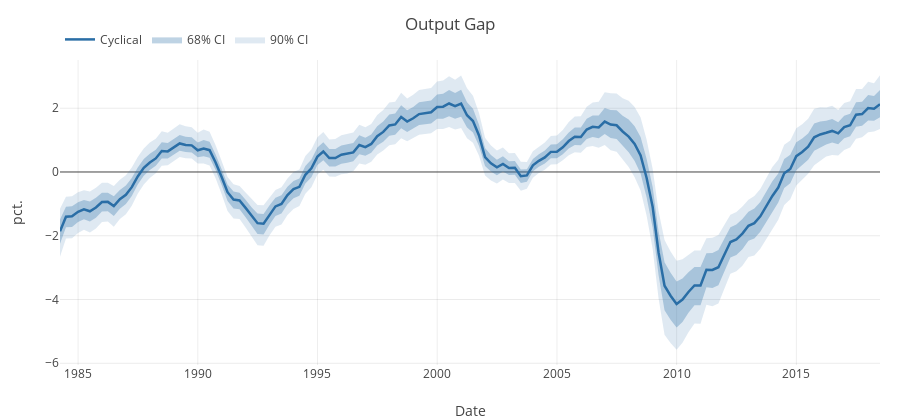
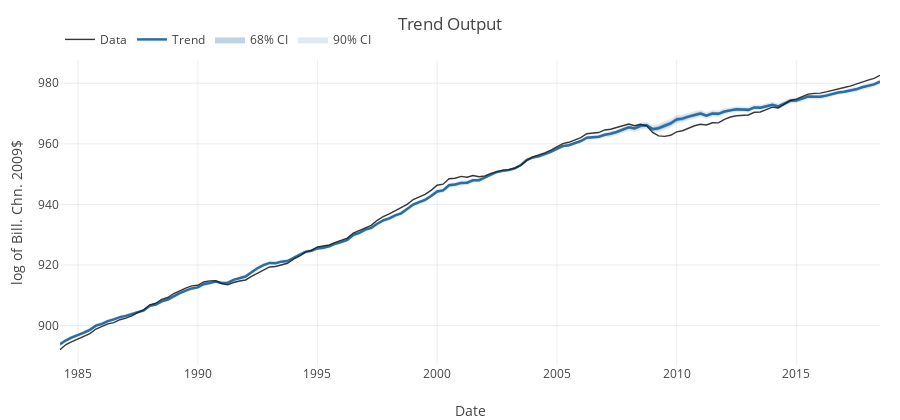
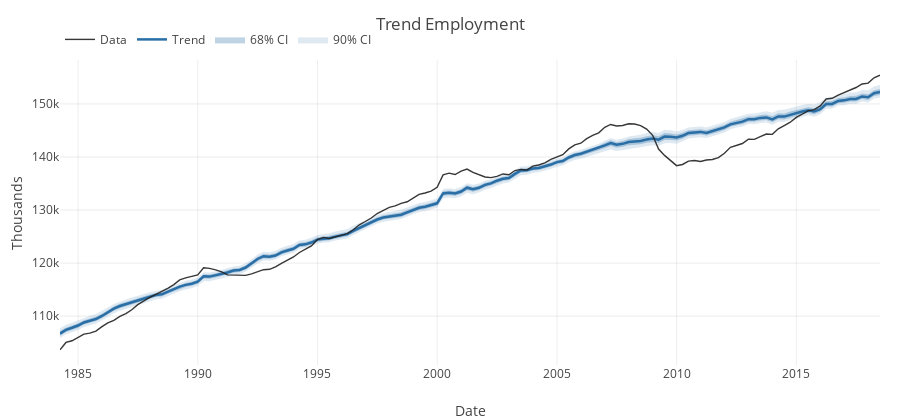
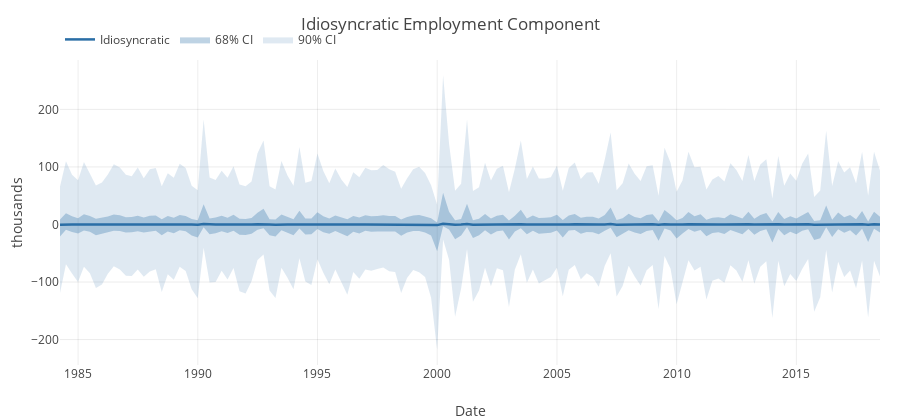

Notebook code cell kept with these figures, in order:
### Code cell
main_color = "#2A6EA6"                    # median line
band68     = "rgba(42,110,166,0.30)"      # inner band
band90     = "rgba(42,110,166,0.15)"      # outer band
data_color = "#222222"                    # raw data

# ============= Business Cyclical =============
plt_cycle = Plot([
    scatter(x=date, y=α_05[C_ind,:].*σʸ[1], mode="lines",
            line=attr(color="rgba(0,0,0,0)"), hoverinfo="skip", showlegend=false),
    scatter(x=date, y=α_95[C_ind,:].*σʸ[1], mode="lines", name="90% CI",
            fill="tonexty", fillcolor=band90, line=attr(color="rgba(0,0,0,0)")),
    scatter(x=date, y=α_16[C_ind,:].*σʸ[1], mode="lines",
            line=attr(color="rgba(0,0,0,0)"), hoverinfo="skip", showlegend=false),
    scatter(x=date, y=α_84[C_ind,:].*σʸ[1], mode="lines", name="68% CI",
            fill="tonexty", fillcolor=band68, line=attr(color="rgba(0,0,0,0)")),
    scatter(x=date, y=α_med[C_ind,:].*σʸ[1], mode="lines", name="Cyclical",
            line=attr(color=main_color, width=2.5))
],
Layout(
    title="Output Gap", template="plotly_white", hovermode="x unified",
    width=900, height=420, margin=attr(l=60,r=20,t=60,b=55),
    xaxis=attr(title="Date", showgrid=true, zeroline=true),
    yaxis=attr(title="pct.", gridcolor="rgba(0,0,0,0.08)", zeroline=true),
    legend=attr(orientation="h", x=0.0, y=1.02, yanchor="bottom", bgcolor="rgba(0,0,0,0)")
))
display(plt_cycle)


# ============= Trend output + Data =============
plt_trend = Plot([
    # 90% band (lower then upper, fill to next y)
    scatter(x=date, y=α_05[τ_y,:].*σʸ[1], mode="lines",
            line=attr(color="rgba(0,0,0,0)"), hoverinfo="skip", showlegend=false),
    scatter(x=date, y=α_95[τ_y,:].*σʸ[1], mode="lines", name="90% CI",
            fill="tonexty", fillcolor=band90, line=attr(color="rgba(0,0,0,0)")),
    # 68% band
    scatter(x=date, y=α_16[τ_y,:].*σʸ[1], mode="lines",
            line=attr(color="rgba(0,0,0,0)"), hoverinfo="skip", showlegend=false),
    scatter(x=date, y=α_84[τ_y,:].*σʸ[1], mode="lines", name="68% CI",
            fill="tonexty", fillcolor=band68, line=attr(color="rgba(0,0,0,0)")),
    # median & data
    scatter(x=date, y=α_med[τ_y,:].*σʸ[1], mode="lines", name="Trend",
            line=attr(color=main_color, width=2.5)),
    scatter(x=date, y=y, mode="lines", name="Data",
            line=attr(color=data_color, width=1.4), opacity=0.9)
],
Layout(
    title="Trend Output", template="plotly_white", hovermode="x unified",
    width=900, height=420, margin=attr(l=60,r=20,t=60,b=55),
    xaxis=attr(title="Date", showgrid=true, zeroline=false),
    yaxis=attr(title="log of Bill. Chn. 2009\$", gridcolor="rgba(0,0,0,0.08)", zeroline=false),
    legend=attr(orientation="h", x=0.0, y=1.02, yanchor="bottom", bgcolor="rgba(0,0,0,0)")
))
display(plt_trend)

# ============= Idiosyncratic output =============
plt_idio = Plot([
    scatter(x=date, y=α_05[yC_ind,:].*σʸ[1], mode="lines",
            line=attr(color="rgba(0,0,0,0)"), hoverinfo="skip", showlegend=false),
    scatter(x=date, y=α_95[yC_ind,:].*σʸ[1], mode="lines", name="90% CI",
            fill="tonexty", fillcolor=band90, line=attr(color="rgba(0,0,0,0)")),
    scatter(x=date, y=α_16[yC_ind,:].*σʸ[1], mode="lines",
            line=attr(color="rgba(0,0,0,0)"), hoverinfo="skip", showlegend=false),
    scatter(x=date, y=α_84[yC_ind,:].*σʸ[1], mode="lines", name="68% CI",
            fill="tonexty", fillcolor=band68, line=attr(color="rgba(0,0,0,0)")),
    scatter(x=date, y=α_med[yC_ind,:].*σʸ[1], mode="lines", name="Idiosyncratic",
            line=attr(color=main_color, width=2.5))
],
Layout(
    title="Idiosyncratic Output Component", template="plotly_white", hovermode="x unified",
    width=900, height=420, margin=attr(l=60,r=20,t=60,b=55),
    xaxis=attr(title="Date", showgrid=true, zeroline=false),
    yaxis=attr(title="pct.", gridcolor="rgba(0,0,0,0.08)", zeroline=false),
    legend=attr(orientation="h", x=0.0, y=1.02, yanchor="bottom", bgcolor="rgba(0,0,0,0)")
))

# ============= Trend employment =============
plt_trend = Plot([
    # 90% band (lower then upper, fill to next y)
    scatter(x=date, y=α_05[τ_e,:].*σʸ[2], mode="lines",
            line=attr(color="rgba(0,0,0,0)"), hoverinfo="skip", showlegend=false),
    scatter(x=date, y=α_95[τ_e,:].*σʸ[2], mode="lines", name="90% CI",
            fill="tonexty", fillcolor=band90, line=attr(color="rgba(0,0,0,0)")),
    # 68% band
    scatter(x=date, y=α_16[τ_e,:].*σʸ[2], mode="lines",
            line=attr(color="rgba(0,0,0,0)"), hoverinfo="skip", showlegend=false),
    scatter(x=date, y=α_84[τ_e,:].*σʸ[2], mode="lines", name="68% CI",
            fill="tonexty", fillcolor=band68, line=attr(color="rgba(0,0,0,0)")),
    # median & data
    scatter(x=date, y=α_med[τ_e,:].*σʸ[2], mode="lines", name="Trend",
            line=attr(color=main_color, width=2.5)),
    scatter(x=date, y=e_data, mode="lines", name="Data",
            line=attr(color=data_color, width=1.4), opacity=0.9)
],
Layout(
    title="Trend Employment", template="plotly_white", hovermode="x unified",
    width=900, height=420, margin=attr(l=60,r=20,t=60,b=55),
    xaxis=attr(title="Date", showgrid=true, zeroline=false),
    yaxis=attr(title="Thousands", gridcolor="rgba(0,0,0,0.08)", zeroline=false),
    legend=attr(orientation="h", x=0.0, y=1.02, yanchor="bottom", bgcolor="rgba(0,0,0,0)")
))
display(plt_trend)

# ============= Idiosyncratic employment =============
plt_idio = Plot([
    scatter(x=date, y=α_05[eC_ind,:].*σʸ[2], mode="lines",
            line=attr(color="rgba(0,0,0,0)"), hoverinfo="skip", showlegend=false),
    scatter(x=date, y=α_95[eC_ind,:].*σʸ[2], mode="lines", name="90% CI",
            fill="tonexty", fillcolor=band90, line=attr(color="rgba(0,0,0,0)")),
    scatter(x=date, y=α_16[eC_ind,:].*σʸ[2], mode="lines",
            line=attr(color="rgba(0,0,0,0)"), hoverinfo="skip", showlegend=false),
    scatter(x=date, y=α_84[eC_ind,:].*σʸ[2], mode="lines", name="68% CI",
            fill="tonexty", fillcolor=band68, line=attr(color="rgba(0,0,0,0)")),
    scatter(x=date, y=α_med[eC_ind,:].*σʸ[2], mode="lines", name="Idiosyncratic",
            line=attr(color=main_color, width=2.5))
],
Layout(
    title="Idiosyncratic Employment Component", template="plotly_white", hovermode="x unified",
    width=900, height=420, margin=attr(l=60,r=20,t=60,b=55),
    xaxis=attr(title="Date", showgrid=true, zeroline=false),
    yaxis=attr(title="thousands", gridcolor="rgba(0,0,0,0.08)", zeroline=false),
    legend=attr(orientation="h", x=0.0, y=1.02, yanchor="bottom", bgcolor="rgba(0,0,0,0)")
))
display(plt_idio)

# ============= Trend Unemployment ============= 
plt_trend = Plot([
    # 90% band (lower then upper, fill to next y)
    scatter(x=date, y=α_05[τ_u,:].*σʸ[3], mode="lines",
            line=attr(color="rgba(0,0,0,0)"), hoverinfo="skip", showlegend=false),
    scatter(x=date, y=α_95[τ_u,:].*σʸ[3], mode="lines", name="90% CI",
            fill="tonexty", fillcolor=band90, line=attr(color="rgba(0,0,0,0)")),
    # 68% band
    scatter(x=date, y=α_16[τ_u,:].*σʸ[3], mode="lines",
            line=attr(color="rgba(0,0,0,0)"), hoverinfo="skip", showlegend=false),
    scatter(x=date, y=α_84[τ_u,:].*σʸ[3], mode="lines", name="68% CI",
            fill="tonexty", fillcolor=band68, line=attr(color="rgba(0,0,0,0)")),
    # median & data
    scatter(x=date, y=α_med[τ_u,:].*σʸ[3], mode="lines", name="Trend",
            line=attr(color=main_color, width=2.5)),
    scatter(x=date, y=u_data, mode="lines", name="Data",
            line=attr(color=data_color, width=1.4), opacity=0.9)
],
Layout(
    title="Trend Unemployment", template="plotly_white", hovermode="x unified",
    width=900, height=420, margin=attr(l=60,r=20,t=60,b=55),
    xaxis=attr(title="Date", showgrid=true, zeroline=false),
    yaxis=attr(title="Thousands", gridcolor="rgba(0,0,0,0.08)", zeroline=false),
    legend=attr(orientation="h", x=0.0, y=1.02, yanchor="bottom", bgcolor="rgba(0,0,0,0)")
))
display(plt_trend)

# ============= Idiosyncratic Unemployment =============
plt_idio = Plot([
    scatter(x=date, y=α_05[uC_ind,:].*σʸ[3], mode="lines",
            line=attr(color="rgba(0,0,0,0)"), hoverinfo="skip", showlegend=false),
    scatter(x=date, y=α_95[uC_ind,:].*σʸ[3], mode="lines", name="90% CI",
            fill="tonexty", fillcolor=band90, line=attr(color="rgba(0,0,0,0)")),
    scatter(x=date, y=α_16[uC_ind,:].*σʸ[3], mode="lines",
            line=attr(color="rgba(0,0,0,0)"), hoverinfo="skip", showlegend=false),
    scatter(x=date, y=α_84[uC_ind,:].*σʸ[3], mode="lines", name="68% CI",
            fill="tonexty", fillcolor=band68, line=attr(color="rgba(0,0,0,0)")),
    scatter(x=date, y=α_med[uC_ind,:].*σʸ[3], mode="lines", name="Idiosyncratic",
            line=attr(color=main_color, width=2.5))
],
Layout(
    title="Idiosyncratic Unemployment Component", template="plotly_white", hovermode="x unified",
    width=900, height=420, margin=attr(l=60,r=20,t=60,b=55),
    xaxis=attr(title="Date", showgrid=true, zeroline=false),
    yaxis=attr(title="thousands", gridcolor="rgba(0,0,0,0.08)", zeroline=false),
    legend=attr(orientation="h", x=0.0, y=1.02, yanchor="bottom", bgcolor="rgba(0,0,0,0)")
))
display(plt_idio)

### Figure 1 — Plotly figure (JSON) as saved in the notebook; plotly's stock layout.template omitted (floating-point values rounded to 4 significant figures; data arrays with more than 128 entries replaced by an {"elided": "..."} marker saying what was removed)
{"data": [{"hoverinfo": "skip", "line": {"color": "rgba(0,0,0,0)"}, "mode": "lines", "showlegend": false, "type": "scatter", "x": {"elided": "138 str values"}, "y": {"elided": "138 float values"}}, {"fill": "tonexty", "fillcolor": "rgba(42,110,166,0.15)", "line": {"color": "rgba(0,0,0,0)"}, "mode": "lines", "name": "90% CI", "type": "scatter", "x": {"elided": "138 str values"}, "y": {"elided": "138 float values"}}, {"hoverinfo": "skip", "line": {"color": "rgba(0,0,0,0)"}, "mode": "lines", "showlegend": false, "type": "scatter", "x": {"elided": "138 str values"}, "y": {"elided": "138 float values"}}, {"fill": "tonexty", "fillcolor": "rgba(42,110,166,0.30)", "line": {"color": "rgba(0,0,0,0)"}, "mode": "lines", "name": "68% CI", "type": "scatter", "x": {"elided": "138 str values"}, "y": {"elided": "138 float values"}}, {"line": {"color": "#2A6EA6", "width": 2.5}, "mode": "lines", "name": "Cyclical", "type": "scatter", "x": {"elided": "138 str values"}, "y": {"elided": "138 float values"}}], "layout": {"height": 420, "hovermode": "x unified", "legend": {"bgcolor": "rgba(0,0,0,0)", "orientation": "h", "x": 0, "y": 1.02, "yanchor": "bottom"}, "margin": {"b": 55, "l": 60, "r": 20, "t": 60}, "title": "Output Gap", "width": 900, "xaxis": {"showgrid": true, "title": "Date", "zeroline": true}, "yaxis": {"gridcolor": "rgba(0,0,0,0.08)", "title": "pct.", "zeroline": true}}}

### Figure 2 — Plotly figure (JSON) as saved in the notebook; plotly's stock layout.template omitted (floating-point values rounded to 4 significant figures; data arrays with more than 128 entries replaced by an {"elided": "..."} marker saying what was removed)
{"data": [{"hoverinfo": "skip", "line": {"color": "rgba(0,0,0,0)"}, "mode": "lines", "showlegend": false, "type": "scatter", "x": {"elided": "138 str values"}, "y": {"elided": "138 float values"}}, {"fill": "tonexty", "fillcolor": "rgba(42,110,166,0.15)", "line": {"color": "rgba(0,0,0,0)"}, "mode": "lines", "name": "90% CI", "type": "scatter", "x": {"elided": "138 str values"}, "y": {"elided": "138 float values"}}, {"hoverinfo": "skip", "line": {"color": "rgba(0,0,0,0)"}, "mode": "lines", "showlegend": false, "type": "scatter", "x": {"elided": "138 str values"}, "y": {"elided": "138 float values"}}, {"fill": "tonexty", "fillcolor": "rgba(42,110,166,0.30)", "line": {"color": "rgba(0,0,0,0)"}, "mode": "lines", "name": "68% CI", "type": "scatter", "x": {"elided": "138 str values"}, "y": {"elided": "138 float values"}}, {"line": {"color": "#2A6EA6", "width": 2.5}, "mode": "lines", "name": "Trend", "type": "scatter", "x": {"elided": "138 str values"}, "y": {"elided": "138 float values"}}, {"line": {"color": "#222222", "width": 1.4}, "mode": "lines", "name": "Data", "opacity": 0.9, "type": "scatter", "x": {"elided": "138 str values"}, "y": {"elided": "138 float values"}}], "layout": {"height": 420, "hovermode": "x unified", "legend": {"bgcolor": "rgba(0,0,0,0)", "orientation": "h", "x": 0, "y": 1.02, "yanchor": "bottom"}, "margin": {"b": 55, "l": 60, "r": 20, "t": 60}, "title": "Trend Output", "width": 900, "xaxis": {"showgrid": true, "title": "Date", "zeroline": false}, "yaxis": {"gridcolor": "rgba(0,0,0,0.08)", "title": "log of Bill. Chn. 2009$", "zeroline": false}}}

### Figure 3 — Plotly figure (JSON) as saved in the notebook; plotly's stock layout.template omitted (floating-point values rounded to 4 significant figures; data arrays with more than 128 entries replaced by an {"elided": "..."} marker saying what was removed)
{"data": [{"hoverinfo": "skip", "line": {"color": "rgba(0,0,0,0)"}, "mode": "lines", "showlegend": false, "type": "scatter", "x": {"elided": "138 str values"}, "y": {"elided": "138 float values"}}, {"fill": "tonexty", "fillcolor": "rgba(42,110,166,0.15)", "line": {"color": "rgba(0,0,0,0)"}, "mode": "lines", "name": "90% CI", "type": "scatter", "x": {"elided": "138 str values"}, "y": {"elided": "138 float values"}}, {"hoverinfo": "skip", "line": {"color": "rgba(0,0,0,0)"}, "mode": "lines", "showlegend": false, "type": "scatter", "x": {"elided": "138 str values"}, "y": {"elided": "138 float values"}}, {"fill": "tonexty", "fillcolor": "rgba(42,110,166,0.30)", "line": {"color": "rgba(0,0,0,0)"}, "mode": "lines", "name": "68% CI", "type": "scatter", "x": {"elided": "138 str values"}, "y": {"elided": "138 float values"}}, {"line": {"color": "#2A6EA6", "width": 2.5}, "mode": "lines", "name": "Trend", "type": "scatter", "x": {"elided": "138 str values"}, "y": {"elided": "138 float values"}}, {"line": {"color": "#222222", "width": 1.4}, "mode": "lines", "name": "Data", "opacity": 0.9, "type": "scatter", "x": {"elided": "138 str values"}, "y": {"elided": "138 float values"}}], "layout": {"height": 420, "hovermode": "x unified", "legend": {"bgcolor": "rgba(0,0,0,0)", "orientation": "h", "x": 0, "y": 1.02, "yanchor": "bottom"}, "margin": {"b": 55, "l": 60, "r": 20, "t": 60}, "title": "Trend Employment", "width": 900, "xaxis": {"showgrid": true, "title": "Date", "zeroline": false}, "yaxis": {"gridcolor": "rgba(0,0,0,0.08)", "title": "Thousands", "zeroline": false}}}

### Figure 4 — Plotly figure (JSON) as saved in the notebook; plotly's stock layout.template omitted (floating-point values rounded to 4 significant figures; data arrays with more than 128 entries replaced by an {"elided": "..."} marker saying what was removed)
{"data": [{"hoverinfo": "skip", "line": {"color": "rgba(0,0,0,0)"}, "mode": "lines", "showlegend": false, "type": "scatter", "x": {"elided": "138 str values"}, "y": {"elided": "138 float values"}}, {"fill": "tonexty", "fillcolor": "rgba(42,110,166,0.15)", "line": {"color": "rgba(0,0,0,0)"}, "mode": "lines", "name": "90% CI", "type": "scatter", "x": {"elided": "138 str values"}, "y": {"elided": "138 float values"}}, {"hoverinfo": "skip", "line": {"color": "rgba(0,0,0,0)"}, "mode": "lines", "showlegend": false, "type": "scatter", "x": {"elided": "138 str values"}, "y": {"elided": "138 float values"}}, {"fill": "tonexty", "fillcolor": "rgba(42,110,166,0.30)", "line": {"color": "rgba(0,0,0,0)"}, "mode": "lines", "name": "68% CI", "type": "scatter", "x": {"elided": "138 str values"}, "y": {"elided": "138 float values"}}, {"line": {"color": "#2A6EA6", "width": 2.5}, "mode": "lines", "name": "Idiosyncratic", "type": "scatter", "x": {"elided": "138 str values"}, "y": {"elided": "138 float values"}}], "layout": {"height": 420, "hovermode": "x unified", "legend": {"bgcolor": "rgba(0,0,0,0)", "orientation": "h", "x": 0, "y": 1.02, "yanchor": "bottom"}, "margin": {"b": 55, "l": 60, "r": 20, "t": 60}, "title": "Idiosyncratic Employment Component", "width": 900, "xaxis": {"showgrid": true, "title": "Date", "zeroline": false}, "yaxis": {"gridcolor": "rgba(0,0,0,0.08)", "title": "thousands", "zeroline": false}}}
